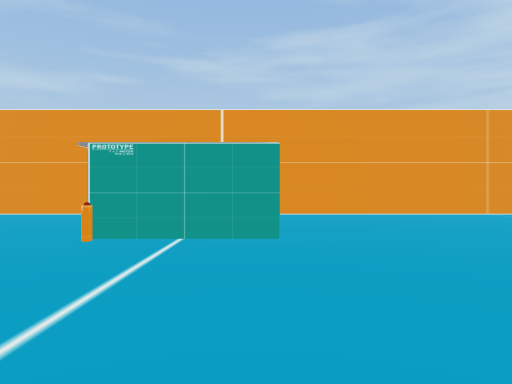
view 1 (above)

24 first-person views from a walk through a Unity game level. The camera is 1.3 m above the floor, looks level and sees 70° across. The floor is counted in squares, 2 m on a side. Each view is taken from the middle of a square. On the plan, view 1 faces up. The plan holds only what a view shows up to about 11 squares ahead; the rest is blank. The place goes on beyond the plan. The player is left out.

view 2
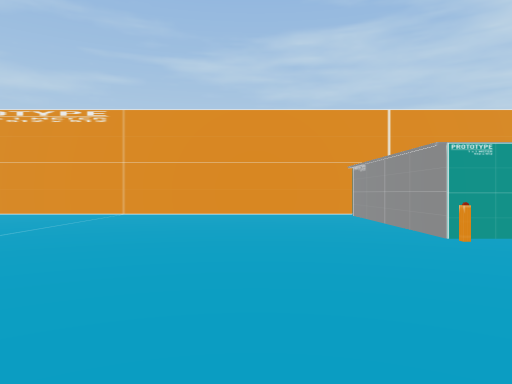

view 3
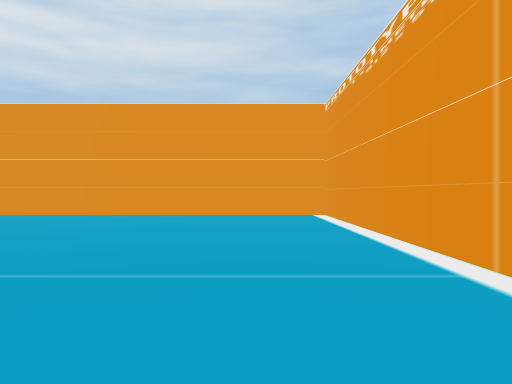

view 4
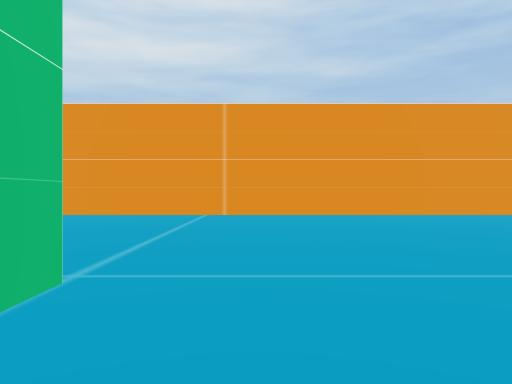

view 5
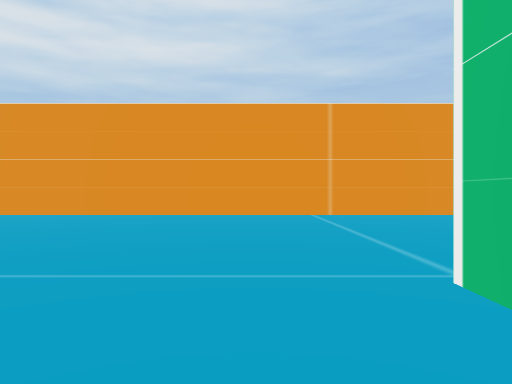

view 6
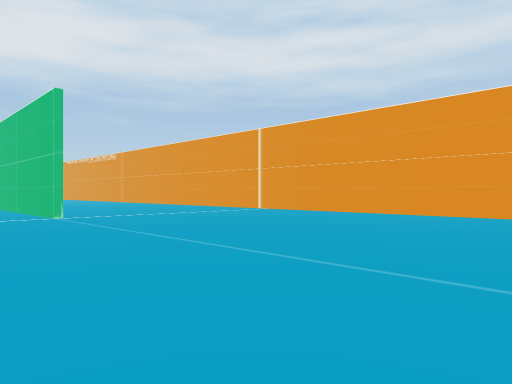

view 7
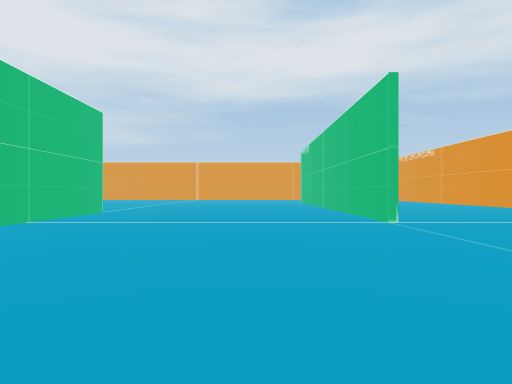

view 8
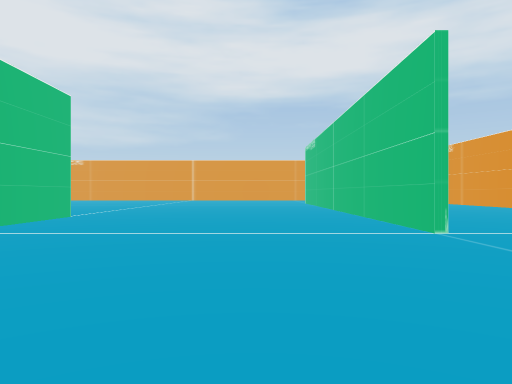

view 9
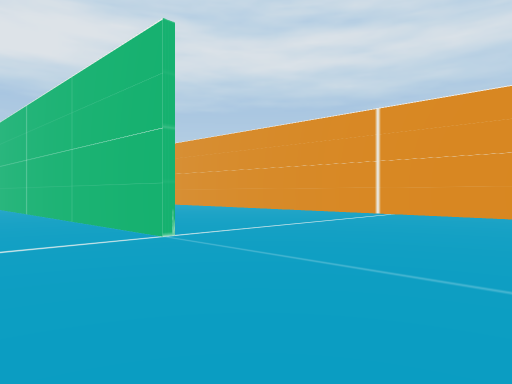

view 10
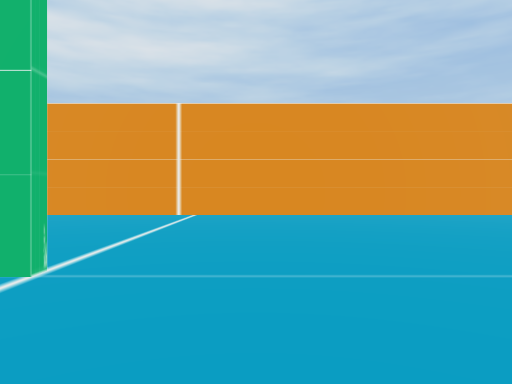

view 11
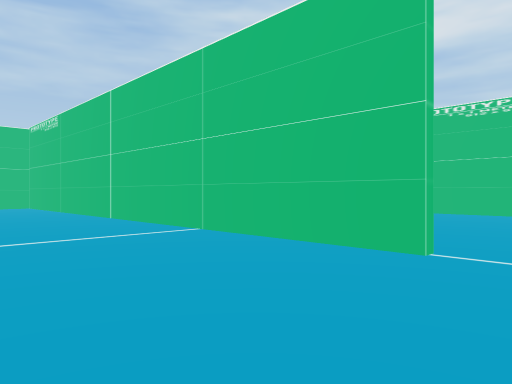

view 12
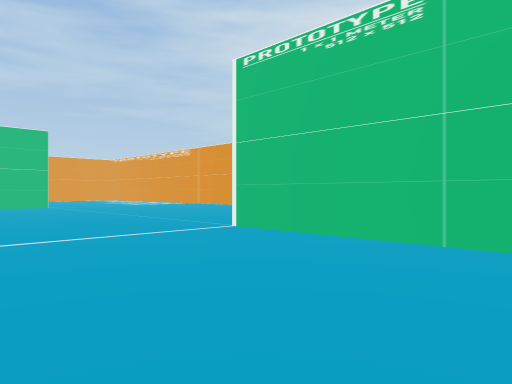

view 13
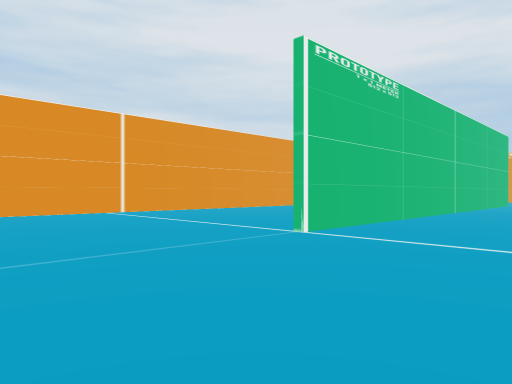

view 14
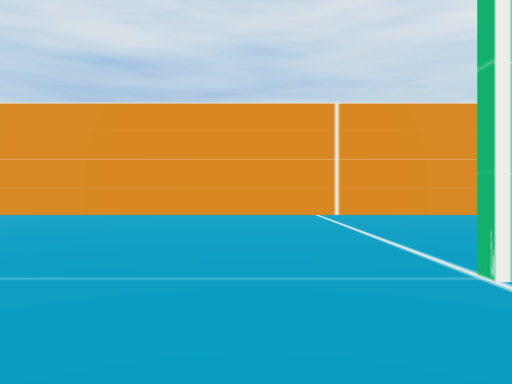

view 15
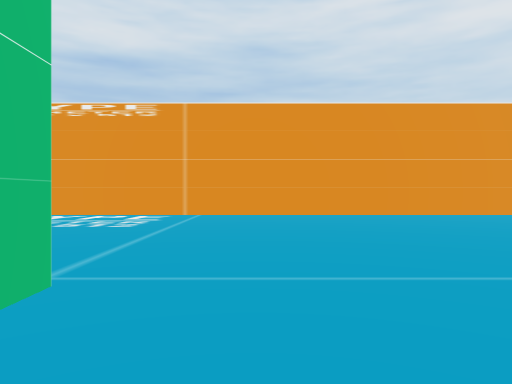

view 16
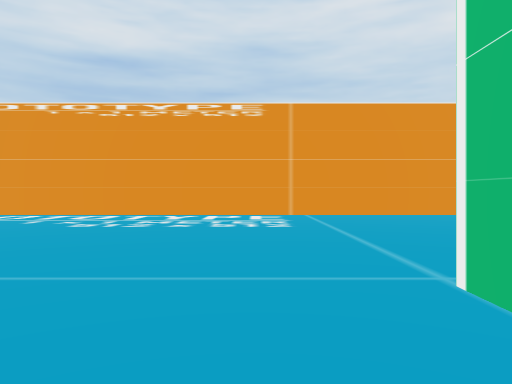

view 17
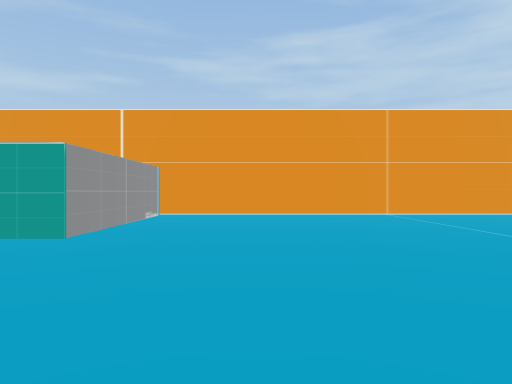

view 18
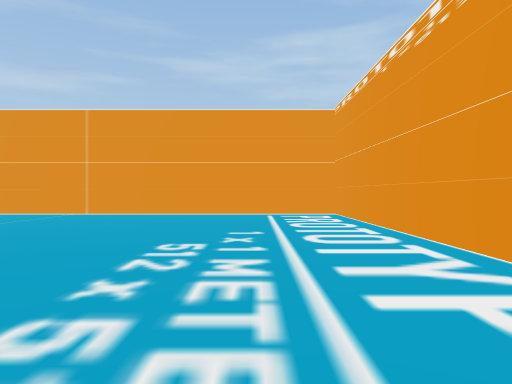

view 19
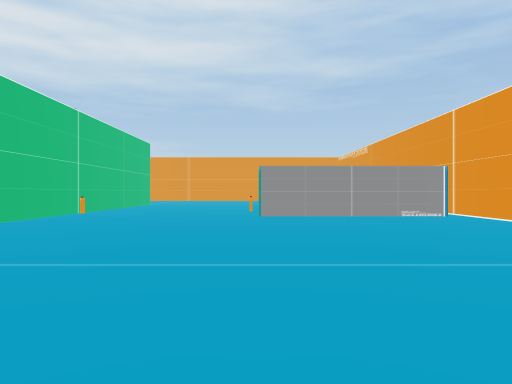

view 20
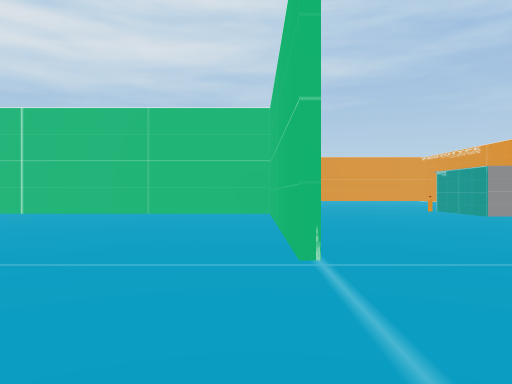

view 21
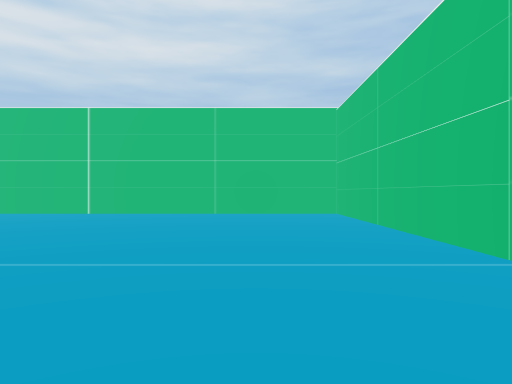

view 22
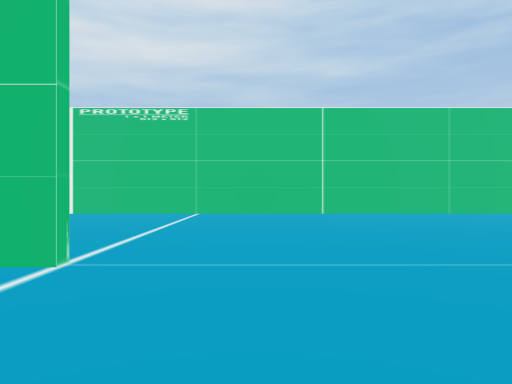

view 23
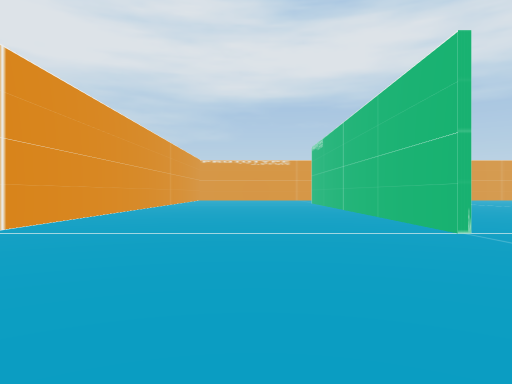

view 24
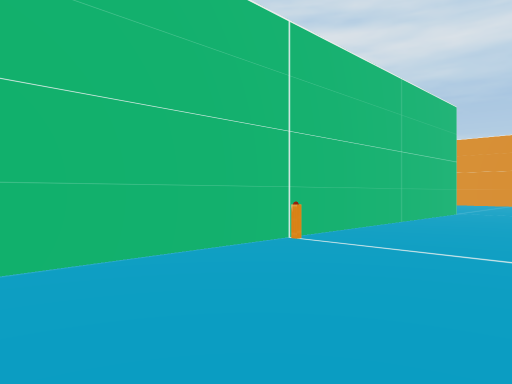

### Floor plan
Points are (right, up) in squares from view 1. A wall is a line through its corners. A room is listed if a view was taken in it or the views show most of it. See-through windows are left out.
Room 1 (views 1, 2, 3, 4, 5, 6, 7, 8, 9, 10, 11, 12, 13, 14, 15, 16, 17, 18, 19, 20, 21, 22, 23, 24)
walls: (-8, -0.6) (-8.6, -0.6); (-8.6, -0.4) (2.5, -0.4); (5.9, -0.4) (6.6, -0.4); (6.6, -0.6) (-0.9, -0.6) (-0.9, -15.6); (-2.3, 6.4) (-2.3, 10); (-8.8, -11.6) (-8.8, -17.5); (6.8, -11.6) (6.8, -17); (-1.1, -15.6) (-1.1, -5.2); (0.3, 10.1) (0.3, 5.1) (-1.6, 5.1); (-2, 10.9) (-16.4, 10.9) (-16.4, -16); (6.6, -17.5) (6.6, -11.6); (14.4, -17) (14.4, 10.9) (-1, 10.9)
objects: other object (-2, 5); other object (-1, 0)

Positions as (right, up) in squares from view 1, and headings:
1: (0, 0), facing up
2: (-5, 0), facing up
3: (-6, 9), facing left
4: (-6, 1), facing left
5: (-6, -2), facing left
6: (-6, -2), facing down-left
7: (-6, -4), facing down
8: (-6, -6), facing down
9: (-6, -7), facing down-left
10: (-6, -10), facing left
11: (-5, -17), facing up-right
12: (2, -17), facing up-right
13: (3, -7), facing down-right
14: (4, -10), facing right
15: (4, -2), facing right
16: (4, 1), facing right
17: (3, 0), facing up
18: (12, 0), facing up
19: (10, 5), facing left
20: (10, -1), facing left
21: (10, -3), facing left
22: (10, -10), facing left
23: (10, -6), facing down
24: (3, 3), facing down-left
